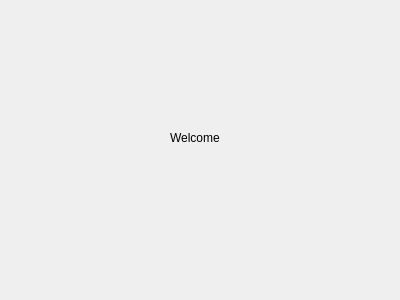
<?xml version="1.0" encoding="UTF-8"?>
<ui version="4.0">
 <class>Dialog</class>
 <widget class="QDialog" name="Dialog">
  <property name="geometry">
   <rect>
    <x>0</x>
    <y>0</y>
    <width>400</width>
    <height>300</height>
   </rect>
  </property>
  <property name="windowTitle">
   <string>Dialog</string>
  </property>
  <widget class="QLabel" name="label">
   <property name="geometry">
    <rect>
     <x>170</x>
     <y>130</y>
     <width>161</width>
     <height>16</height>
    </rect>
   </property>
   <property name="text">
    <string>Welcome</string>
   </property>
  </widget>
 </widget>
 <resources/>
 <connections/>
</ui>
